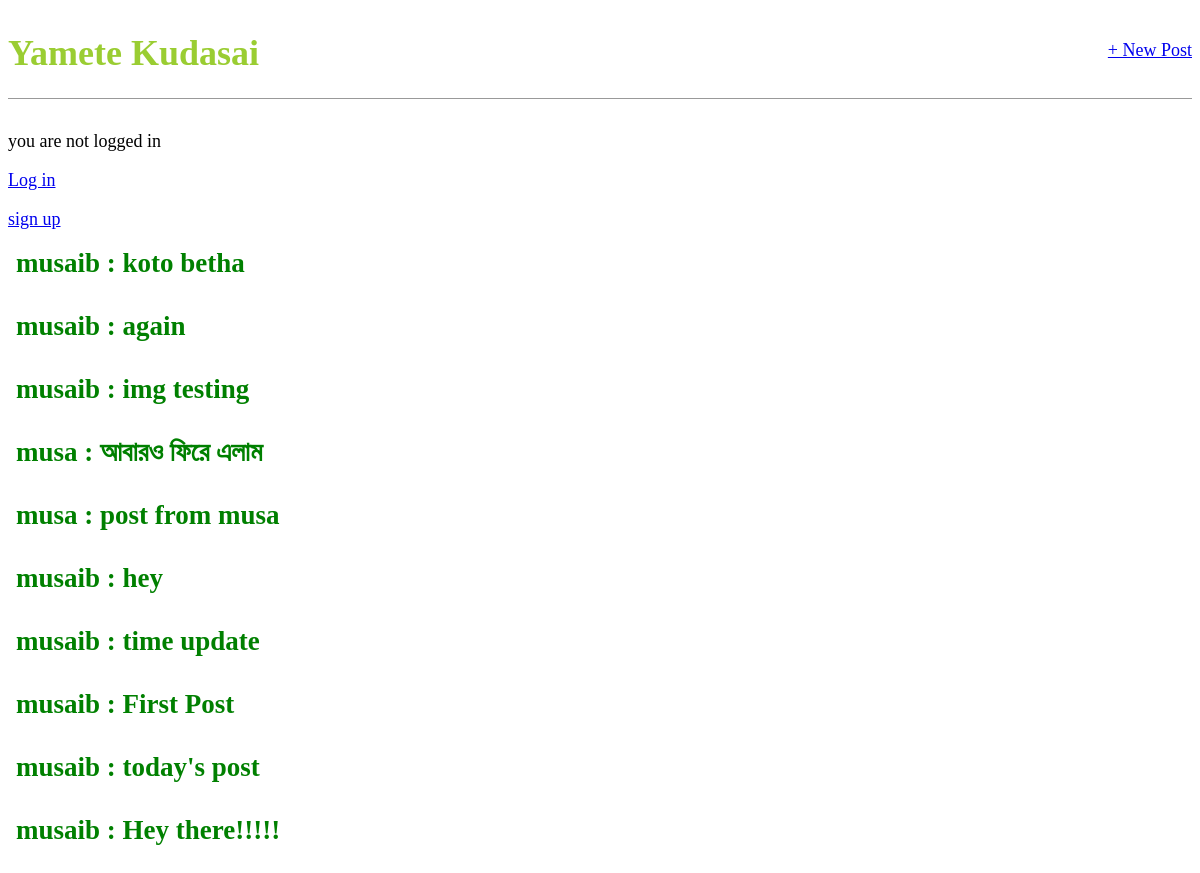
Before: / with the older database file.
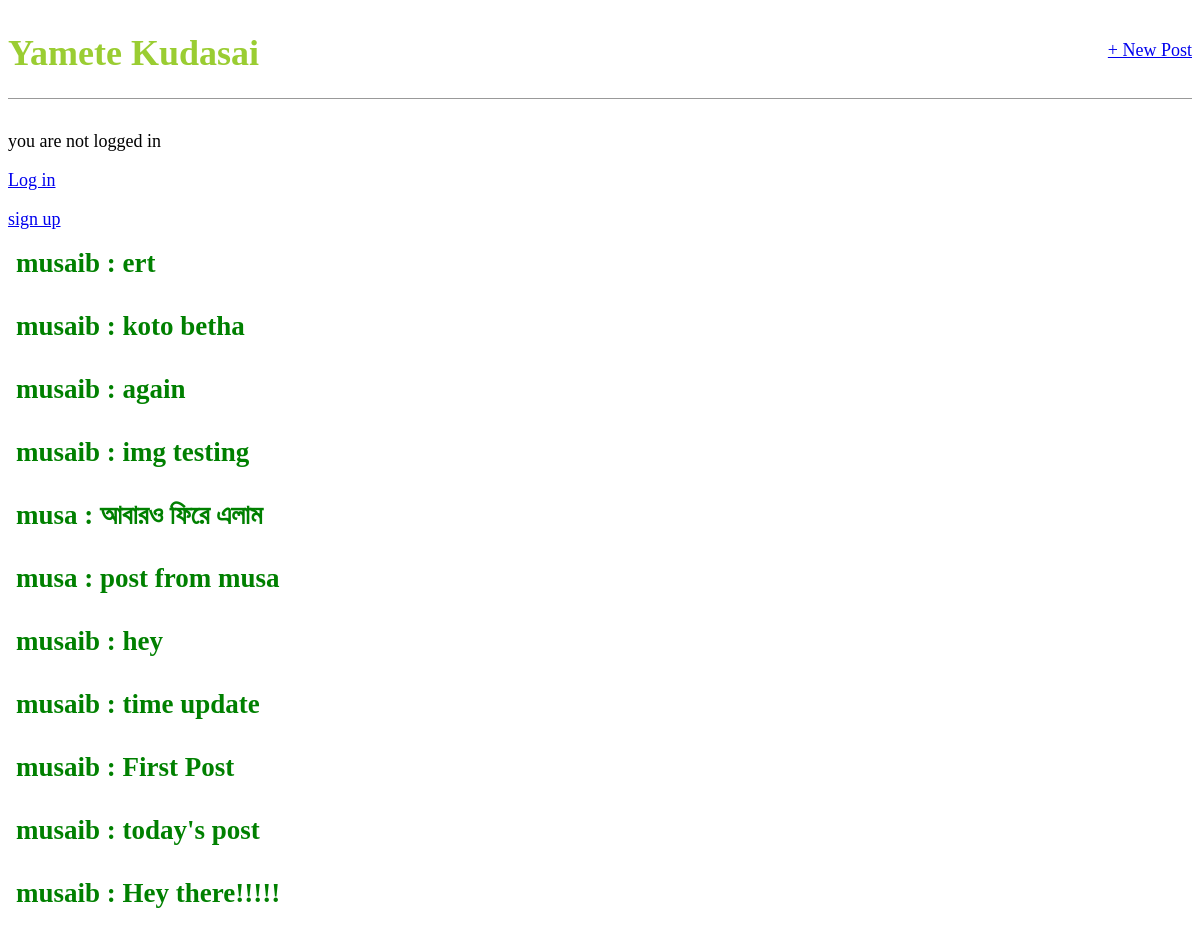
After: the same page with the newer database file.
### blogapp/models.py (models this page shows, shortened)
class Post(models.Model):
    title = models.CharField(max_length=200)
    author = models.ForeignKey(
        'auth.user',
        on_delete=models.CASCADE,
        )
    body = models.TextField()
    time = models.DateTimeField(auto_now_add=True)
    img = models.ImageField(default=None,blank=True,null=True,upload_to='img_file/')
    class Meta:
        ordering = ['-time']

### blogapp/views.py (the view)
# urls.py: path('',homepage.as_view(), name='home'),
class homepage(ListView):
    model = Post
    template_name = 'home.html'
    context_object_name = 'all_posts_list'

### templates/home.html (shortened to what this page needs)
{% extends 'base.html' %}
 {% block content %}
  {% for post in object_list %}
    <div class="post-entry">
      <h2>
        <a href="{% url 'post' post.pk%}">
          {{post.author}} :
          {{ post.title }}
        </a>
      </h2>
    </div>
  {% endfor %}
{% endblock content %}

### templates/base.html (shortened to what this page needs)
<!doctype html>
{% load static %}
<html>
	<head>
		<link href="{% static 'css/base.css' %}" rel="stylesheet">
	</head>
	<body>
		<div>
			<header>
				<div class="nav-left">
					<h1> <a href="{% url 'home' %}">Yamete Kudasai</a> </h1>
				</div>
				<div class="nav-right">
					<a href="{% url 'post_new'%}">+ New Post</a>
				</div>
			</header>
			{% if user.is_authenticated %}
				<h4>{{user}}</h4>
				<form action="{% url 'logout' %}" method="post">
					{% csrf_token %}
					<button type="submit">Logout</button>
				</form>
			{% else%}
				<p>you are not logged in</p>
				<a href="{% url 'login' %}">Log in</a>
				<p><a href="{% url 'signup' %}">sign up</a></p>
			{% endif %}
		{% block content %}
		{% endblock %}
		</div>
	</body>
</html>

### static/css/base.css (style rules this page uses)
body { font-family: 'Times New Roman', Times, serif; font-size: 18px; }
header { border-bottom: 1px solid #999; margin-bottom: 2rem; display: flex; }
header h1 a { color: yellowgreen; text-decoration: none; }
.nav-left { margin-right: auto; }
.nav-right { display: flex; padding-top: 2rem; }
.post-entry { margin-bottom: 2rem; }
.post-entry h2 { margin: 0.5rem; }
.post-entry h2 a, .post-entry h2 a:visited { color: green; text-decoration: none; }

Changed rows visible on the page:
added Post: author "musaib", title "ert"
